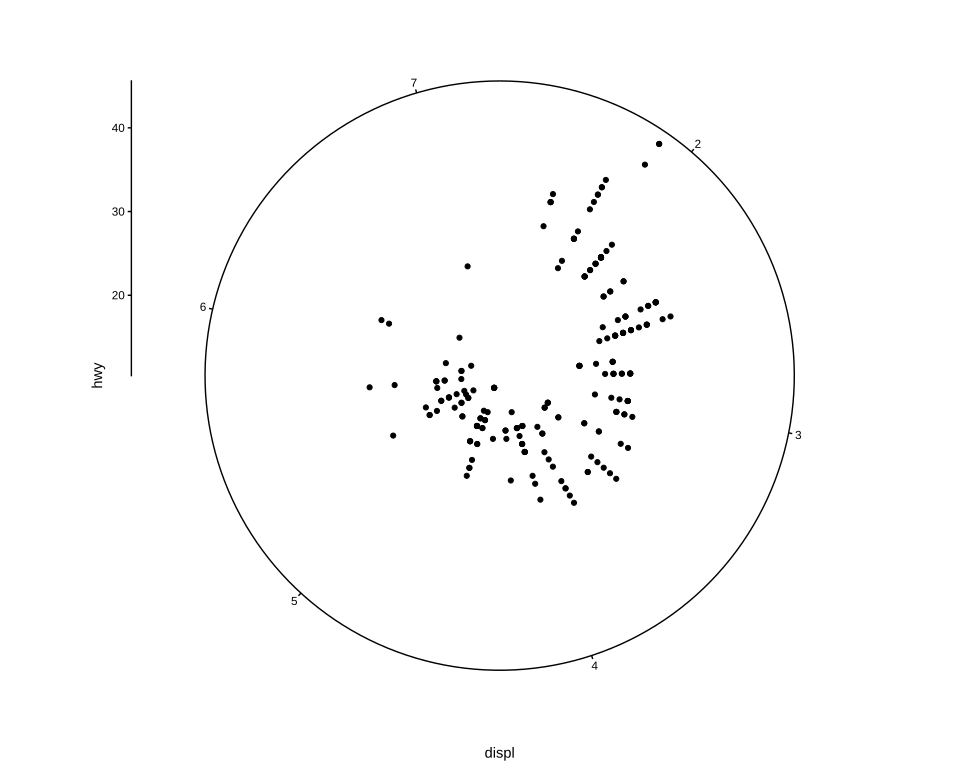

Write the R code that produced this figure.
# The plot test/golden/theme_radial_classic.svg draws, drawn by ggplot2 itself, as ggplot2's own
# visual tests draw their snapshots: the independent check on that golden whenever it changes.
# The suite never runs this; it needs R, ggplot2 and vdiffr, saved as the Docker image
# giggly-r:ggplot2-4.0.3. From the repository's root:
#
#   docker run --rm -v "$PWD/test/golden":/golden:ro giggly-r:ggplot2-4.0.3 \
#     Rscript /golden/theme_radial_classic.R > theme_radial_classic.ggplot2.svg
#
# and compare the two drawings element by element, as test/golden/point.R describes.
#
# mpg's highway mileage against engine size in radial coordinates, in theme_classic(): no grid
# lines, the radius axis's line up from the centre and the angle axis's round the circle, black with
# square ends, and the ticks and labels black.
#
# First checked with ggplot2 4.0.3 and vdiffr 1.0.9: every element matches, in ggplot2's order, and
# every clip path but svglite's around the whole drawing, as test/golden/radial.svg's.

library(ggplot2)

plot <- ggplot(mpg, aes(displ, hwy)) +
  geom_point() +
  coord_radial() +
  theme_classic()

file <- tempfile(fileext = ".svg")
vdiffr::write_svg(plot, file)
cat(readLines(file), sep = "\n")
